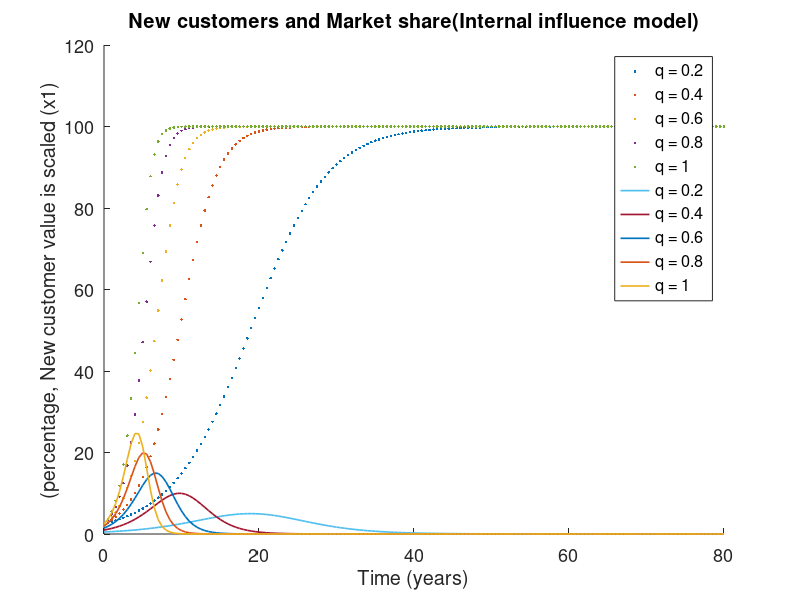

The MATLAB script that drew this image:
close all;
clear all;
total = 80;
dt = 0.5;set(gca,'fontsize',13)
hold on
iter = total / dt + 1;
q = [0.2, 0.4, 0.6, 0.8, 1];
C = 100000;
y = zeros(5, iter);
for j = 1 : 5    
    N = zeros(iter, 1);
    x = zeros(iter, 1);
    t = zeros(iter, 1);
    N(1) = 0.025 * C;
    x(1) = (N(1) / C) * 100;
    %y(j, 1) = (N(1) / (C * dt)) * 100;
    for i = 2 : iter  
        a = (q(j) * N(i - 1)) / C;
        N(i) = N(i - 1) + dt * a * (C - N(i - 1));
        x(i) = (N(i) / C) * 100;
        y(j, i-1) = ((N(i) - N(i - 1)) / (C * dt)) *100;;
        t(i) = t(i - 1) + dt;
    end;
    y(j, iter) = y(j,iter-1);
    plot(t, x,'.')
    hold on;
end;
title('Market share (internal influence model)');
xlabel('Time (years)');
ylabel('Market share');
ylim([0 120])

legend('q = 0.2', 'q = 0.4', 'q = 0.6', 'q = 0.8', 'q = 1');
hold on;
set(gca,'fontsize',13)
hold on

for j = 1 : 5
    plot(t, y(j, :),'lineWidth',1.2)
    hold on;
end;
legend('q = 0.2', 'q = 0.4', 'q = 0.6', 'q = 0.8', 'q = 1','q = 0.2', 'q = 0.4', 'q = 0.6', 'q = 0.8', 'q = 1');
%ylim([0 25]);
title('New customers and Market share(Internal influence model)');
xlabel('Time (years)');
ylabel('(percentage, New customer value is scaled (x1)');

